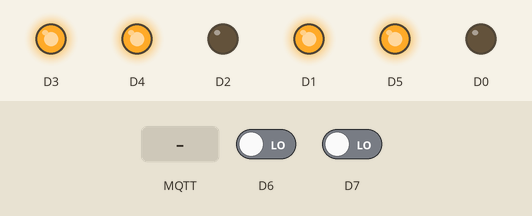
This sketch was run on a simulated ESP8266 (NodeMCU). Parts: output pins drawn as LEDs (lit = HIGH). The test bench sets the inputs (shaded band); at power-on: D6 LOW, D7 LOW. WiFi joins after 1.5 s; servers stay silent unless stated; random numbers use the default seed unless the sketch sets one; no MQTT or app messages arrive unless stated.

Above: at 2.7 s.
2.8 s: MQTT message "1" arrives on the first subscribed topic
At 4.8 s:
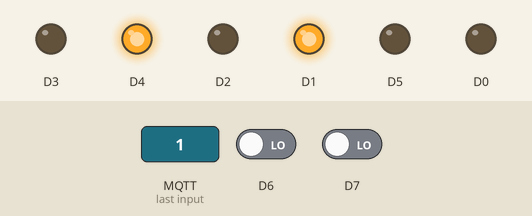
5.5 s: MQTT message "0" arrives on the first subscribed topic
At 5.9 s:
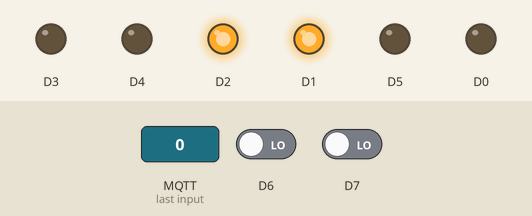
Timing chart, 0 to 8.5 s (numbered marks = the images above; inputs shaded):
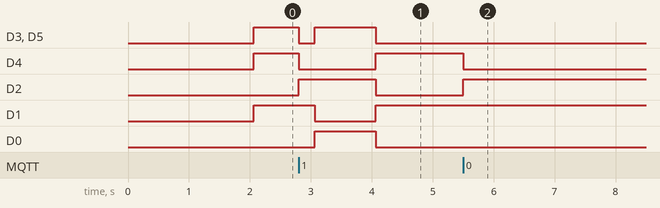

The sketch:

AicarArduino3.ino
```cpp
#include <ArduinoJson.h>
#include <ESP8266WiFi.h>
#include <ESP8266mDNS.h>
#include <WiFiUdp.h>
#include <ArduinoOTA.h>
#include <PubSubClient.h>

const char* ssid = "Ubilabs";//WiFi名称
const char* password = "googleiot";//WiFi密码
const char* mqtt_server = "47.106.69.63";//MQTT broker地址


//全局变量区域上界
int op=0;//500毫秒计时器每500毫秒自加一
int wheel=2;//wheel=0表示两轮电压相同，左轮转得慢，wheel=1则是右轮转得慢
long last[5]={0};//存放时间，与计时器配合，代替delay效果
int pulse_listen[2]={0};
int pulse_change[4]={0};
int L_speed[4]={0};
int R_speed[4]={0};
int count_dif[5]={0};//0放总偏差，1放50毫秒偏差
int execute_straight=2;
int command_s=0;
int PWM_temp[2]={0};
int PWM[2]={0};//PWM[0]为L的PWM值，调直函数用到。
int DT=50;//测速间隔（毫秒）
int Dcount[2]={0};
int adjust_count=0;
double PID[2]={0.5,1};
//调试变量

int Rtt=0;
int Ltt=0;
int Dtt=0;
int Stt=0;


//全局变量区域下界

WiFiClient espClient;
PubSubClient client(espClient);

int OTA=0;
int OTAS=0;
long lastMsg = 0;//存放时间的变量
char msg[200];//存放要发的数据
String load;


void setup_wifi() {//自动连WIFI接入网络
  delay(10);
    WiFi.mode(WIFI_STA);
  WiFi.begin(ssid, password);
  while (WiFi.status() != WL_CONNECTED) {
    delay(500);
  }
}


void reconnect() {//等待，直到连接上服务器
  while (!client.connected()) {//如果没有连接上
    int randnum = random(0, 999);
    if (client.connect("OTADEMO"+randnum)) {//接入时的用户名，尽量取一个很不常用的用户名
      client.subscribe("ImAndroid");
    } else {
      Serial.print("failed, rc=");//连接失败
      Serial.print(client.state());//重新连接
      Serial.println(" try again in 3 seconds");//延时3秒后重新连接
      delay(3000);
    }
  }
}

void callback(char* topic, byte* payload, unsigned int length) {//用于接收服务器接收的数据
  load="";
  for (int i = 0; i < length; i++) {
      load +=(char)payload[i];//串口打印出接收到的数据
  }
   decodeJson();
}

void  decodeJson() {
  DynamicJsonBuffer jsonBuffer;
  JsonObject& root = jsonBuffer.parseObject(load);
   OTA = root["OTA"];
   OTAS =OTA;
   //接收数据json处理区上界
   int L=root["L"];
   int R=root["R"];
   int S=root["S"];
   int D=root["D"];
   command_s=S;
   Ltt=L;
   Rtt=R;
   Stt=S;
   Dtt=D;
   translate(D,S,L,R);
   //接收数据json处理区下界
}


void translate(int D,int S,int L,int R){//处理接收到的指令，调用电机执行函数
   if(S<0) {  S=0-S; }//当指令中速度为负数
   if(D==0){
   execute_straight=2;
   ept_values(1);
   execute(1,1,0,0);
    DT=50;//设定测速周期为50毫秒一次返回
   }
   else if(D==1){
    ept_values(1);
    execute_straight=1;
     DT=50;
   }
   else if(D==2){
    ept_values(1);
    execute_straight=0;
     DT=50;
   }
   else if(D==3){
    execute_straight=2;
    execute(0,1,S,S);
     DT=50;
     ept_values(1);
   }
   else if(D==4){
    execute_straight=2;
    execute(1,0,S,S);
     DT=50;
     ept_values(1);
   }
  else if(D==5){
     DT=50;
    execute_straight=2;
    bool execute_l=1;
    bool execute_r=1;
    if(L<0)
    {
    L=-L;
    execute_l=0;
    }
    if(R<0)
    {
      execute_r=0;
      R=-R;
      }
    execute(execute_l,execute_r,L,R);
   }
}

void execute(bool execute_l,bool execute_r,int l_speed,int r_speed)//电机执行函数，execute_l为1，左电机前进，为0则退；execute_r同理。l_speed表示左电机的PWM值；r_speed同理。
{
  digitalWrite(D1,0+execute_r);
  digitalWrite(D0,!(0+execute_r));
  analogWrite(D3,r_speed);
  digitalWrite(D2,0+execute_l);
  digitalWrite(D4,!(0+execute_l));
  analogWrite(D5,l_speed);
}

void OTAsetup(){//OTA准备
   if(OTAS){
  ArduinoOTA.onStart([]() {
    Serial.println("Start");
  });
  ArduinoOTA.onEnd([]() {
    Serial.println("\nEnd");
  });
  ArduinoOTA.onProgress([](unsigned int progress, unsigned int total) {
    Serial.printf("Progress: %u%%\r", (progress / (total / 100)));
  });
  ArduinoOTA.onError([](ota_error_t error) {
    Serial.printf("Error[%u]: ", error);
    if (error == OTA_AUTH_ERROR) Serial.println("Auth Failed");
    else if (error == OTA_BEGIN_ERROR) Serial.println("Begin Failed");
    else if (error == OTA_CONNECT_ERROR) Serial.println("Connect Failed");
    else if (error == OTA_RECEIVE_ERROR) Serial.println("Receive Failed");
    else if (error == OTA_END_ERROR) Serial.println("End Failed");
  });
  ArduinoOTA.begin();
  Serial.println("Ready");
  Serial.print("IP address: ");
  Serial.println(WiFi.localIP());
  OTAS=0;
   }
}


void setup() {
  //setup代码区域上界
  Serial.begin(9600);
  pinMode(D0,OUTPUT);
  pinMode(D1,OUTPUT);
  pinMode(D2,OUTPUT);
  pinMode(D3,OUTPUT);
  pinMode(D4,OUTPUT);
  pinMode(D6,INPUT);
  pinMode(D5,OUTPUT);
  pinMode(D7,INPUT);

  //setup代码区域下界

   setup_wifi();//自动连WIFI接入网络
  client.setServer(mqtt_server, 1883);//1883为端口号
  client.setCallback(callback); //用于接收服务器接收的数据
}

void loop() {
        if(OTA){//如果解析到OTA指令
          OTAsetup();//进入OTA模式
        ArduinoOTA.handle();
       }
       else{
        reconnect();//确保连上服务器，否则一直等待。
        client.loop();//MUC接收数据的主循环函数。
        //loop代码上界

       if(op<=6){//测试电机物理特性
        seek_wheel();//通过原地旋转寻找两电机在物理上的特性
        }
        pulse_num();//测两个码盘的脉冲
        straight(execute_straight);//走直算法

        //loop代码下界
        long now = millis();//记录当前时间
        if (now - lastMsg > 500) {//每隔500毫秒秒发一次数据（当小于250毫秒时卡进程）
           encodeJson();
           client.publish("ImCar",msg);//以ImCar为TOPIC对外发送MQTT数据
          lastMsg = now;//刷新上一次发送数据的时间
        }
       }
}

void seek_wheel(){//通过原地旋转寻找两电机在物理上的特性
     long now_setup = millis();
     if(now_setup-last[1]>500){
      op++;
      last[1]=millis();
     }
     if(op==2){
      execute(0,1,1023,1023);
     }
     if(op==3){
        pulse_num();
     }
     if(op==4){
      execute(1,0,1023,1023);
        if(count_dif[0]>0){
            wheel=0;//定左轮
           }else{
            wheel=1;//定右轮
         }
     }
     if(op==6){
        execute(0,1,0,0);
     }
}

void ept_values(int ept){//初始化变量
  if(ept==1){//全部初始化（除execute_straight,command_s）
    L_speed[0]=0;
    R_speed[0]=0;
    L_speed[1]=0;
    R_speed[1]=0;
    L_speed[2]=0;
    R_speed[2]=0;
    count_dif[0]=0;
    count_dif[1]=0;
    adjust_count=0;
    PWM_temp[1]=0;
    PWM_temp[0]=0;
    PWM[0]=0;
    PWM[1]=0;
    DT=50;
    Dcount[0]=0;
    Dcount[1]=0;
  }
  else if(ept==2){//测速时间变化时使用
     L_speed[0]=0;
    R_speed[0]=0;
    L_speed[1]=0;
    R_speed[1]=0;
    L_speed[2]=0;
    R_speed[2]=0;
    count_dif[0]=0;
    count_dif[1]=0;
    PWM_temp[1]=0;
    PWM_temp[0]=0;
    command_s=0;
  }
  else{
    //do nothing
  }
}


void straight(int dir){//走直算法，其中dir=1表向前走，dir=0代表向后退
  if(adjust_count>=3)//第四次开始后的所有调整
  {
      if(count_dif[1]<0&&Dcount[0]>Dcount[1])
      {
          if(wheel==0)//定左轮
          {
           PWM[1]= PWM[1]+abs(count_dif[1])*PID[1];
              if(PWM[1]>1023)
              {
               PWM[1]=1023;
               }
          }
          else
          {
           PWM[0]=PWM[0]-abs(count_dif[1])*PID[1];
          }
       Dcount[1]=Dcount[0]+1;
      }
     else if(count_dif[1]>0&&Dcount[0]>Dcount[1])
     {
         if(wheel==1)//定右轮
         {
          PWM[0]= PWM[0]+abs(count_dif[1])*PID[1];
             if(PWM[0]>1023)
             {
              PWM[0]=1023;
              }
          }
             else
             {
              PWM[1]= PWM[1]-abs(count_dif[1])*PID[1];
             }
      Dcount[1]=Dcount[0]+1;
      }
  execute(dir,dir,PWM[0],PWM[1]);
  }


  else if(adjust_count<3){//前三次为非稳定期，不用走直算法进行调整。
    if(dir==2){
      //do nothing
    }
    else if(dir==1||dir==0){
      if(wheel==0){//定左轮
        PWM[0]=command_s;
       if(adjust_count==0){
        PWM[1]=command_s;
        adjust_count++;Dcount[1]=Dcount[0];
       }
        if(count_dif[1]>0&&Dcount[0]>Dcount[1]){//右轮快
          adjust_count++;Dcount[1]=Dcount[0]+1;
        }
        else if(count_dif[1]<0&&Dcount[0]>Dcount[1]){//右轮慢
          adjust_count++;Dcount[1]=Dcount[0]+1;
        }
      }
      if(wheel==1){//定右轮
        PWM[1]=command_s;
        if(adjust_count==0){
        adjust_count++;Dcount[1]=Dcount[0];
       }
        if(count_dif[1]>0&&Dcount[0]>Dcount[1]){//左轮慢
          adjust_count++;Dcount[1]=Dcount[0]+1;
        }
        else if(count_dif[1]<0&&Dcount[0]>Dcount[1]){//左轮快
          adjust_count++;Dcount[1]=Dcount[0]+1;
        }
      }
           execute(dir,dir,PWM[0],PWM[1]);
    }
    else{
      //do nothing
    }
  }
}

void pulse_num(){ //测量脉冲
  pulse_listen[0]=digitalRead(D7);
  if(!pulse_change[0]){
     pulse_change[2]= pulse_listen[0];
    pulse_change[0]=1;
  }
  if( pulse_listen[0]!= pulse_change[2]){
    L_speed[0]+=1;
    L_speed[1]+=1;
     pulse_change[2]= pulse_listen[0];
  }
   pulse_listen[1]=digitalRead(D6);
  if(!pulse_change[1]){
     pulse_change[3]= pulse_listen[1];
    pulse_change[1]=1;
  }
  if( pulse_listen[1]!=pulse_change[3]){
    R_speed[0]+=1;
    R_speed[1]+=1;
    pulse_change[3]= pulse_listen[1];
  }
  count_dif[0]=R_speed[0]-L_speed[0];
 detection_count(DT);
}

void detection_count(int Delta_T){   //每 Delta_T毫秒测一次码盘数据，发布版在_speed[2]中
  long speed_detection_time_now=millis();
  long Delta_T_Real=speed_detection_time_now-last[0];
  if(Delta_T_Real>Delta_T){
        R_speed[2]=R_speed[1]*Delta_T/(Delta_T_Real);
        L_speed[2]=L_speed[1]*Delta_T/(Delta_T_Real);
        R_speed[1]=0;
        L_speed[1]=0;
        count_dif[1]=R_speed[2]-L_speed[2];
        last[0]=speed_detection_time_now;
        Dcount[0]++;
    }
  }

void encodeJson(){
  DynamicJsonBuffer jsonBuffer;
  JsonObject& root1 = jsonBuffer.createObject();
  //发送数据区上界
root1["RS"] =  R_speed[2];//右码盘50毫秒速度
root1["S"] =  command_s;//指令要求速度
root1["LS"] =  L_speed[2];//左码盘50毫秒速度
root1["DA"] =  count_dif[0]; //本次调速总偏差
root1["DB"] =  count_dif[1]; //每50毫秒偏差
root1["PL"] =  PWM[0]; //左码盘PWM值
root1["PR"] = PWM[1]; //右码盘PWM值
root1["w"] =  wheel;//为1，车的属性是右轮快，为0，车的属性是左轮快
root1["C"] =  adjust_count;//本次走直调整次数
  //发送数据区下界
  root1.printTo(msg);
  }
```

Measured:
- after the input at 5.5 s, D4: HIGH → LOW at once; D2: LOW → HIGH at once
